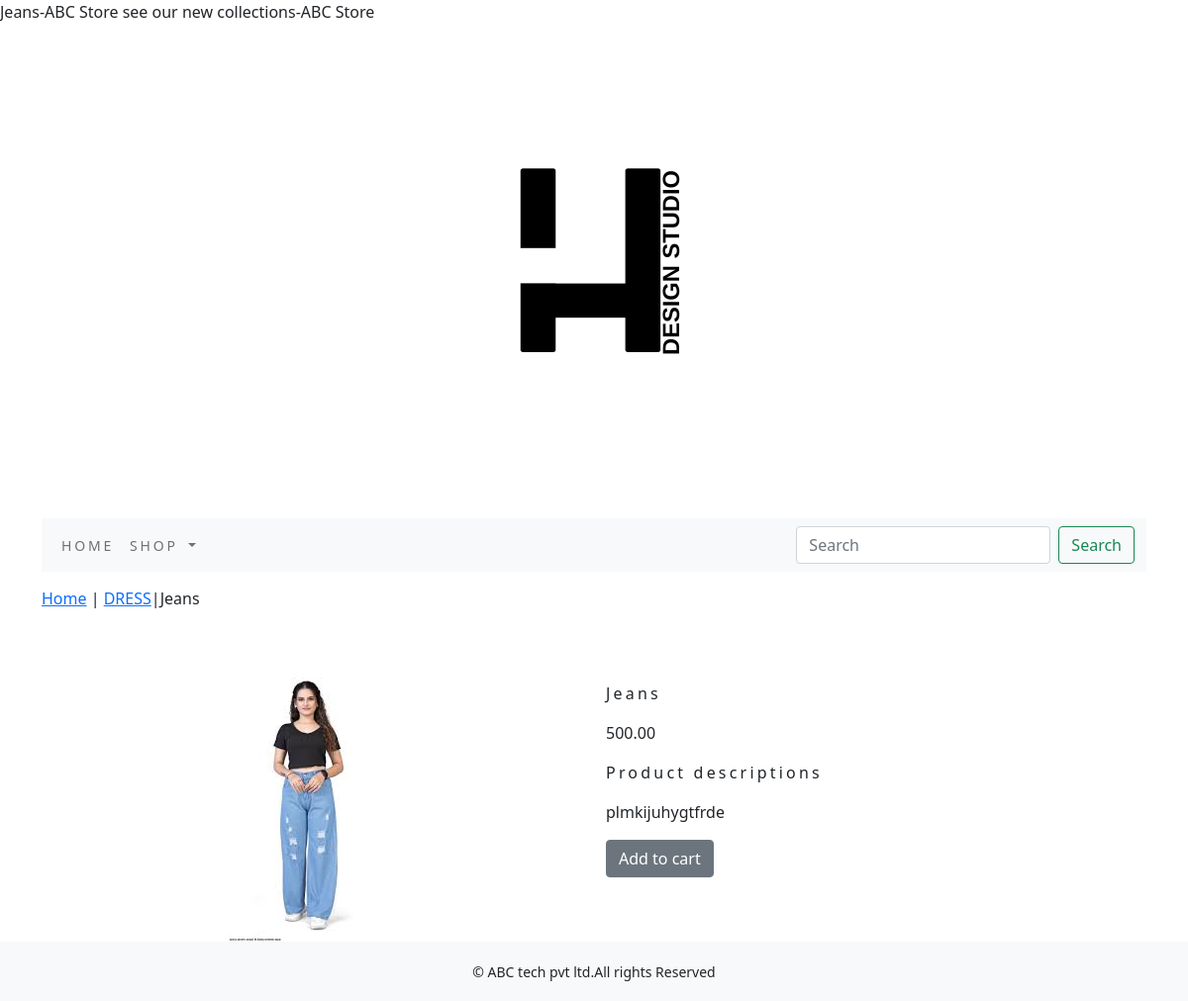
Page /shop/dress/jeans/ on the committed database.
### shop/models.py (models this page shows, shortened)
class product(models.Model):
    objects = None
    name=models.CharField(max_length=250,unique=True)
    slug = models.SlugField(max_length=250, unique=True)
    description = models.TextField(blank=True)
    price=models.DecimalField(max_digits=10,decimal_places=2)
    category=models.ForeignKey(Category,on_delete=models.CASCADE)
    image=models.ImageField(upload_to='product',blank=True)
    stock=models.IntegerField()
    available=models.BooleanField(default=True)
    created=models.DateTimeField(auto_now_add=True)
    updated=models.DateTimeField(auto_now=True)
    class Meta:
        ordering = ('name',)
        verbose_name = 'product'
        verbose_name_plural = 'products'

class Category(models.Model):
    name=models.CharField(max_length=250,unique=True)
    slug=models.SlugField(max_length=250,unique=True)
    description=models.TextField(blank=True)
    image=models.ImageField(upload_to='category',blank=True)
    class Meta:
        ordering=('name',)
        verbose_name='category'
        verbose_name_plural='categories'
    def get_url(self):
        return reverse('shop:products_by_category',args=[self.slug])
    def __str__(self):
        return '{}' .format(self.name)

### shop/views.py (the view)
# urls.py: path('<slug:c_slug>/<slug:product_slug>/', views.proDetail, name='proDetail'),
def proDetail(request,c_slug,product_slug):
    try:
        products= product.objects.get(category__slug=c_slug,slug=product_slug)
    except Exception as e:
        raise e
    return render(request,'product.html',{'product':products})

### cart/context_processors.py (called while the page is built)
def counter(request):
    item_count=0
    if 'admin' in request.path:
        return  {}
    else:
        try:
            cart=Cart.objects.filter(cart_id=_cart_id(request))
            car_items=CartItem.objects.all().filter(cart=cart[:1])
            for cart_item in car_items:
                item_count += cart_item.quantity
        except Cart.DoesNotExist:
            item_count =0
    return dict(item_count=item_count)

### cart/views.py (called while the page is built)
def _cart_id(request):
    cart=request.session.session_key
    if not cart:
        cart=request.session.create()
    return cart

### shop/context_processors.py (called while the page is built)
def menu_links(request):
    links=Category.objects.all()
    return dict(links=links)

### templates/product.html (shortened to what this page needs)
{% extends 'base.html' %}
{% load static %}
{% block title %}
          {{product.name}}-ABC Store
          see our new collections-ABC Store
{% endblock %}
{% block content %}
<div class="row my_prod_row_class">
  <div class="mx_auto">
    <p><a href="{% url 'shop:allProdCat' %}">Home</a> | <a href="{{product.category.get_url}}">{{product.category}}</a>|{{product.name}}</p>
  </div>
</div>
<div class="container">
<br>
<div class="row">
  <div class="col-12 col-sm-12 col-md-12 col-lg-6 text-center">
    <div style="min-width:18rem">
      <img src="{{product.image.url}}" alt="{{product.name}}">
    </div>
  </div>
        <div class="col-12 col-sm-12 col-md-12 col-lg-6">
            <div>
            <h1 class="my_prod_title">{{product.name}}</h1>
            <p>{{product.price}}</p>
            <p class="my_title">Product descriptions</p>
            <p class="text-justify my_prod_text">{{product.description}}</p>
            {% if product.stock <= 0 %}
            <p class="text-justify my_prod_text"><b>OUT OF STOCK</b></p>
            {% else %}
            <a class="btn btn-secondary" href="{% url 'cart:add_cart' product.id %}">Add to cart</a>
            {% endif %}
        </div>
            </div>
    </div>
</div>
{% endblock %}

### static/css/custom.css (style rules this page uses)
body { font-family: 'Roboto', sans-serif; }
.my_title { font-size:16px; text_transform:uppercase; letter-spacing:.2em; }
.my_prod_row_class { padding-top:15px; padding-bottom:20px; }
.my_prod_title { font-size:16px; text_transform:uppercase; letter-spacing:.2em; padding-top:15px; padding-bottom:10px; }
.my_prod_text { padding-right:20px; }

### rows in the picture
product: category "DRESS", name "Jeans", image (picture), price "500.00", description "plmkijuhygtfrde"
